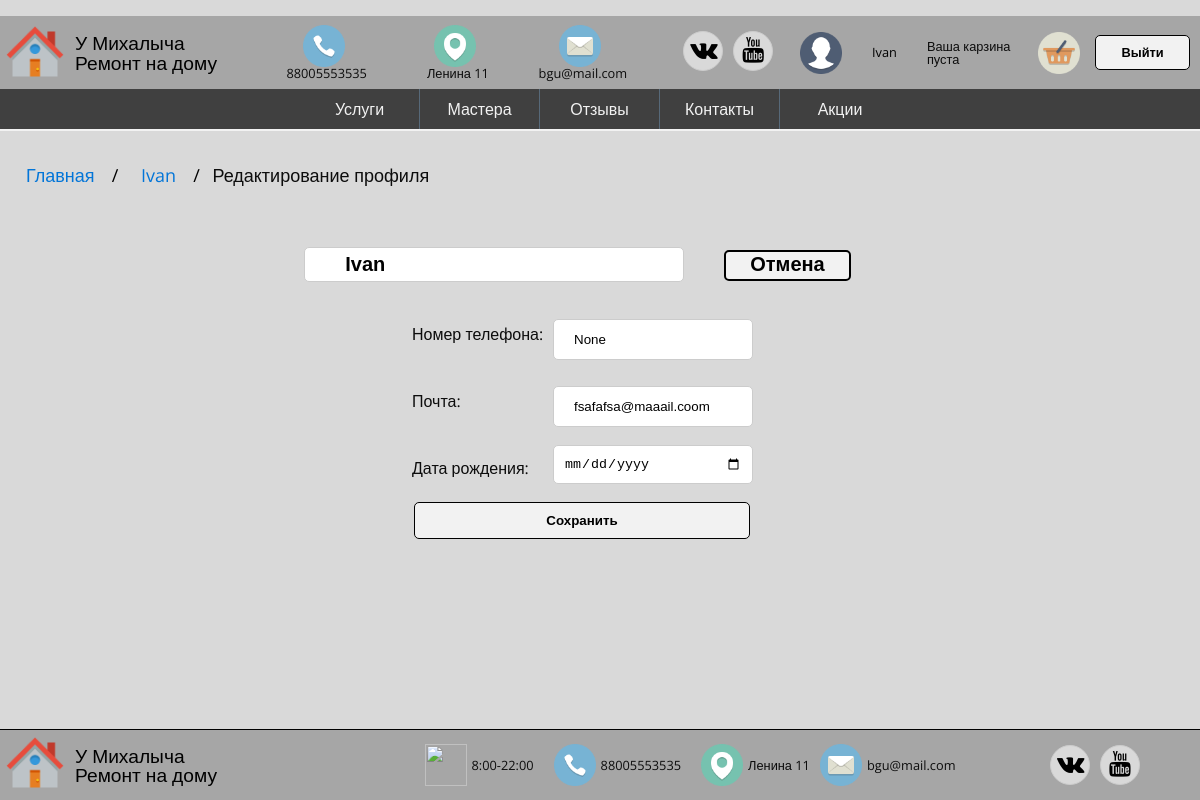
Screenshot of /users/1/edit/ with the database file from the repository.
### remontPC/apps/users/models.py (models this page shows, shortened)
class Client(models.Model):
	user = models.OneToOneField(User, on_delete=models.CASCADE, null=True, blank=True)
	client_name = models.CharField('ФИО', max_length = 100)
	client_telephonenumber = models.CharField('Номер телефона', max_length = 11, null = True , blank = True)
	client_email = models.EmailField('E-mail')
	client_birthdaydate = models.DateField('Дата рождения', null = True , blank = True)
	class Meta:
		verbose_name = 'Клиент'
		verbose_name_plural = 'Клиенты'

### remontPC/apps/users/views.py (the view, shortened to what this page needs)
# urls.py: path('<int:client_id>/edit/', views.clientedit, name='clientedit'),
def clientedit(request, client_id):
	cl = Client.objects.get(id = client_id)
	user = cl.user
	userid = str(user.id)
	return render(request, 'client/profileedit.html', {'cl': cl, 'user':user})

### remontPC/apps/cart/cart.py (called while the page is built)
    def __len__(self):
        return sum(item['quantity'] for item in self.cart.values())

### remontPC/apps/cart/context_processors.py (called while the page is built)
def cart(request):
    return {'cart': Cart(request)}

### remontPC/templates/client/profileedit.html (shortened to what this page needs)
﻿<!DOCTYPE html>
{% load static %}
<html lang="ru">
    <head>
        <link rel="stylesheet" href="{% static 'remontPC/css/main.css' %}">
        <link rel="stylesheet" href="{% static 'remontPC/lightzoom/style.css' %}" type="text/css">
		<link rel="stylesheet" href="https://maxcdn.bootstrapcdn.com/font-awesome/4.7.0/css/font-awesome.min.css">
    </head>
    <body>
    <header>
        <div class = "mainheader">
			<div class="logo">
			<a class="imgA" href="{% url 'main:index' %}"><img src="{% static 'remontPC/image/home.png' %}" alt=""></a>
 			<p><a href="{% url 'main:index' %}">У Михалыча<br/>Ремонт на дому</a></p>
			</div>
				<div class="contacts">
					<div class="phone"><a href="{% url 'users:contacts' %}"><img src="{% static 'remontPC/image/phone.jpg' %}" alt=""></a>
					88005553535</div>
					<div class="geol"><a href="{% url 'users:contacts' %}"><img src="{% static 'remontPC/image/geol.png' %}" alt=""></a>
					Ленина 11</div>
					<div class="mail"><a href="{% url 'users:writeus' %}"><img src="{% static 'remontPC/image/mail.png' %}" alt=""></a>
					bgu@mail.com</div>
				</div>
				<div class="Sochseti">
					<div class="vk">
						<a href="#" target="_blank"><i class="fa fa-vk fa-2x"></i></a>
					</div>
					<div class="youtube">
						<a href="#" target="_blank"><i class="fa fa-youtube fa-2x"></i></a>
					</div>
				</div>
				<div class="login">
                    {% if user.is_authenticated %}
                    <img src="{% static 'remontPC/image/icon.png' %}" alt="">
                    <p><a href="{% url 'users:client' user.id %}">{{user.username}}</a></p>
                    <div class="cart">
                        {% with total_items=cart|length %}
                            {% if cart|length > 0 %}
                                У вас в заказе:
                                <a href="{% url 'cart:cart_detail' %}">
                                    {{ total_items }} услуга{{ total_items|pluralize }},
                                    на сумму {{ cart.get_total_price }} руб.
                                </a>
                            {% else %}
                                Ваша карзина пуста
                            {% endif %}
                        {% endwith %}
                    </div>
					<div class="korzina"><a href="{% url 'cart:cart_detail' %}"><img src="{% static 'remontPC/image/korzina.png' %}" alt=""></a>
					</div>
					<a href="{% url 'logout' %}" class="button">Выйти</a>
					{% else %}
					<p><a href="{% url 'login' %}">Гость</a></p>
					<a href="{% url 'login' %}" class="button">Войти</a>
					{% endif %}
                </div>
            </div>
	</header>
		<div class='admenu' >
			<nav id="desktop">
				<ul>
					<li><a href="{% url 'mainservices:index' %}">Услуги</a></li>
					<li><a href="{% url 'users:workers' %}">Мастера</a></li>
					<li><a href="{% url 'reviews:reviews' %}">Отзывы</a></li>
					<li><a href="{% url 'users:contacts' %}">Контакты</a></li>
					<li><a href="{% url 'sales:sales' %}">Акции</a></li>
				</ul>
			</nav>
		</div>
        <ul class="breadcrumb">
            <li><a href="{% url 'main:index' %}">Главная</a></li>
            <li><a href="{% url 'users:client' user.id %}">{{cl.client_name}}</a></li>
            <li class="activem">Редактирование профиля</li>
		  </ul>
        <div class="content">
        <form method = post action="{% url 'users:clientedit' cl.id %}">
            <div class = "buttonzagolovokred">
                <h1><input type="textred" value="{{cl.client_name}}" name="clientname" ></h1>
                <a href="{% url 'users:client' user.id %}"class="buttonsave">Отмена</a></div>
                    <div class="profile">
                        <div class="reduser">
                                <div class="redluser">
                                    <div class="redphone"><label for="text"><b>Номер телефона:</b></label><input type="text" value="{{cl.client_telephonenumber}}" name="clientphone" ></div>
                                    <div class="redmail"><label for="text"><b>Почта:</b></label><input type="mail" value="{{cl.client_email}}" name="clientemail" ></div>
                                    <div class="redbd"><label for="text"><b>Дата рождения:</b></label><input type="date" value="{{cl.client_birthdaydate|date:'Y-m-d'}}" name="clientbd" required=""></div>
                                    <div class="btnsave"><button type="submit" class="regbtn"><a href=""></a>Сохранить</button></div>
                                </div>
                        </div>
                    </div>
               </form>
            </div>
            <footer >
                <div class="mainfooter">
                    <div class="logo">
                    <img src="{% static 'remontPC/image/home.png' %}" alt="">
                     <p><a href="{% url 'main:index' %}">У Михалыча<br/>Ремонт на дому</a></p>
                    </div>
                        <div class="contacts">
                            <div class="time"><a href="{% url 'users:contacts' %}"><img src="{% static 'remontPC/image/time.png' %}" alt=""></a>
                            8:00-22:00</div>
                            <div class="phone"><a href="{% url 'users:contacts' %}"><img src="{% static 'remontPC/image/phone.jpg' %}" alt=""></a>
                            88005553535</div>
                            <div class="geol"><a href="{% url 'users:contacts' %}"><img src="{% static 'remontPC/image/geol.png' %}" alt=""></a>
                            Ленина 11</div>
                            <div class="mail"><a href="{% url 'users:writeus' %}"><img src="{% static 'remontPC/image/mail.png' %}" alt=""></a>
                            bgu@mail.com</div>
                        </div>
                        <div class="Sochseti">
                            <div class="vk">
                                <a href="#" target="_blank"><i class="fa fa-vk fa-2x"></i></a>
                            </div>
                            <div class="youtube">
                                <a href="#" target="_blank"><i class="fa fa-youtube fa-2x"></i></a>
                            </div>
                        </div>
                </div>
            </footer>
        </body>
    </html>

### rows the page displays
Client: client_name "Ivan", clientname "Ivan", clientphone "None", clientemail "fsafafsa@maaail.coom"

### other values shown
{{ user.username }} "Ivan"
